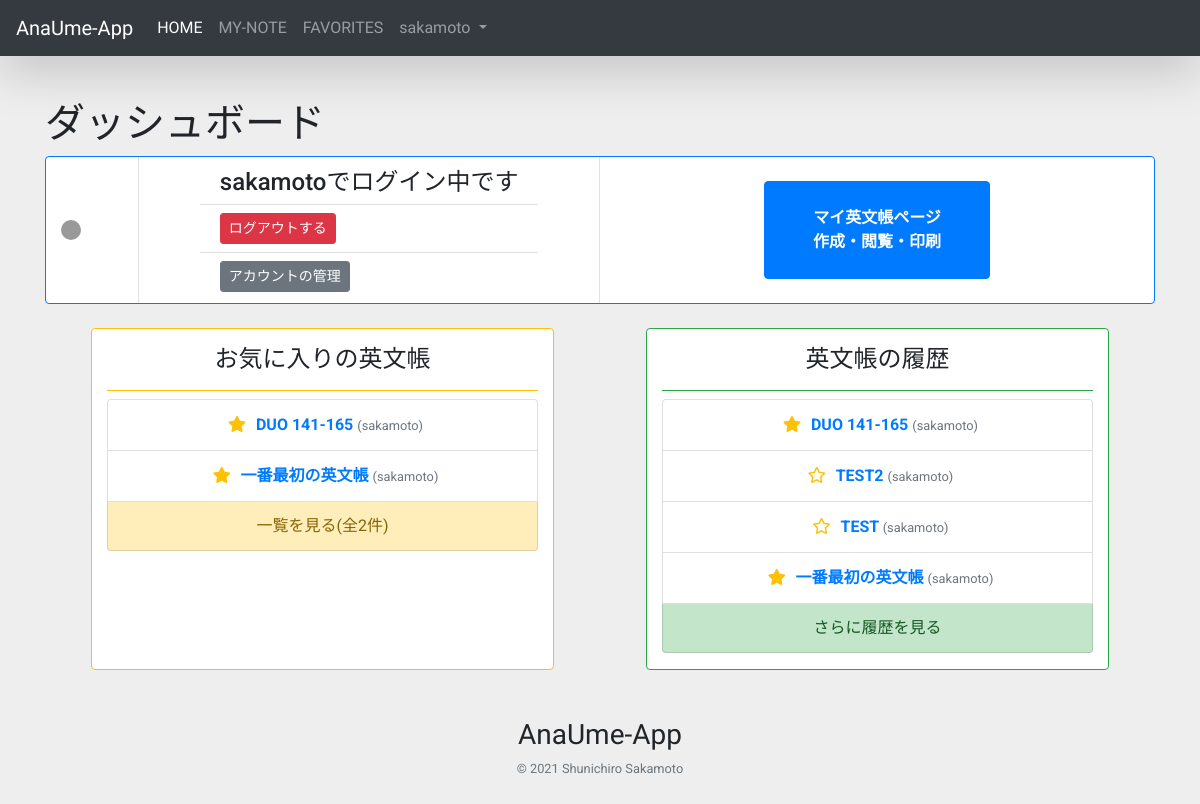
The app's page / (signed in), older data.
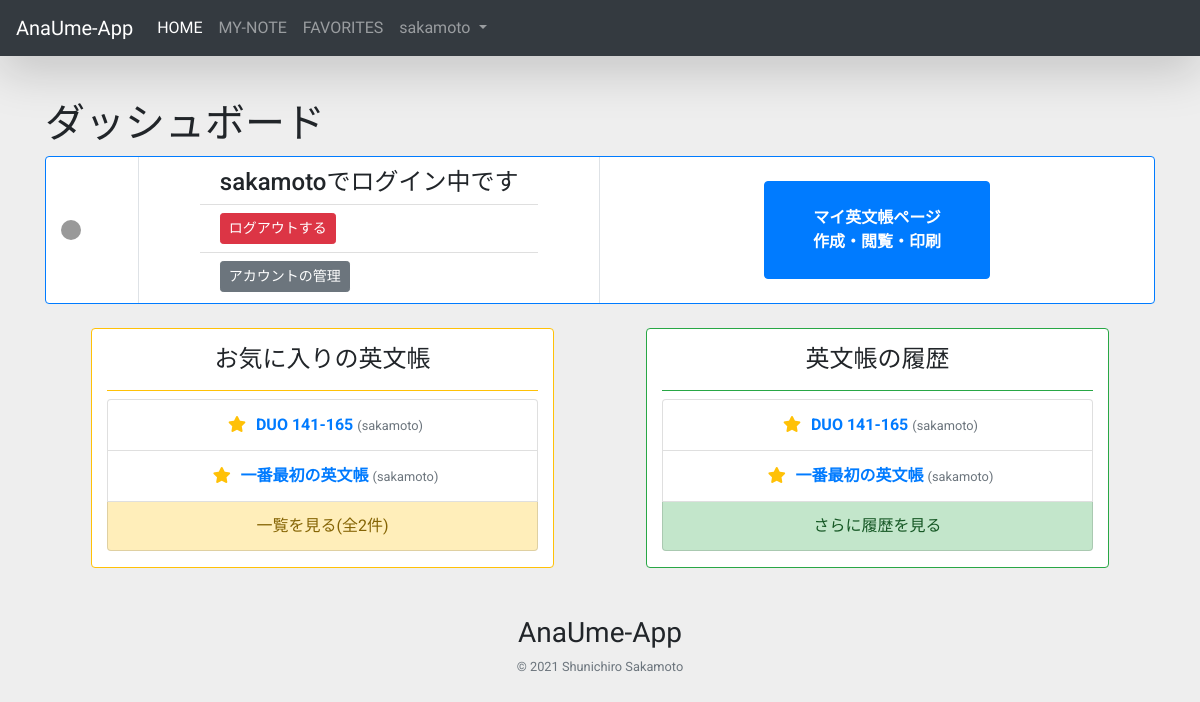
The same page, newer data.
### main/models.py (models this page shows)
class Fav(models.Model):
    user = models.ForeignKey(User, on_delete=models.CASCADE)
    note = models.ForeignKey(Note, on_delete=models.CASCADE)
    created_at = models.DateTimeField('作成日時', auto_now_add=True)

class Note(models.Model):
    user = models.ForeignKey(User, on_delete=models.SET_NULL, null=True)
    title = models.CharField('題名', max_length=20)

class NoteLog(models.Model):
    user = models.ForeignKey(User, on_delete=models.CASCADE)
    note = models.ForeignKey(Note, on_delete=models.CASCADE)
    created_at = models.DateTimeField('作成日時', auto_now_add=True)

### main/views.py (the view)
# urls.py: path('', views.index, name='index'),
def index(request):
    if request.user.is_authenticated:
        data = {
            'fav_notes': Fav.objects.filter(user=request.user).order_by('-created_at')[:5],
            'fav_all': len(Fav.objects.filter(user=request.user)),
            'logs': NoteLog.objects.filter(user=request.user).order_by('-created_at')[:5],
        }
        return render(request, 'main/dashboard.html', data)
    else:
        return render(request, 'main/index.html')

### main/templatetags/note_to_fav.py (called while the page is built)
@register.simple_tag
def note_to_fav(user, note):
    if Fav.objects.filter(user=user, note=note).exists():
        return 'fas'
    else:
        return 'far'

### templates/main/dashboard.html (shortened to what the changed rows need)
{% extends "base.html" %}
{% load i18n static %}
{% load note_to_fav %}
{% block content %}
    <h1>ダッシュボード</h1>
    <div class="row w-100 mx-auto d-flex justify-content-around">
        <div class="col-md-5 bg-white border border-warning rounded text-center mt-4">
            <ul class="list-group mb-3">
                {% for fav_note in fav_notes %}
                    <li class="list-group-item">
                        <button class="btn-fav border-0" formaction="{% url 'main:fav_note' note_id=fav_note.note.id %}">
                            <i class="fas fa-star"></i>
                        </button>
                        <a href="{% url 'main:note' fav_note.note.id %}"
                           class="font-weight-bold">{{ fav_note.note.title }} </a>
                        <small class="text-muted">({{ fav_note.note.user.username }})</small>
                    </li>
                {% endfor %}
            </ul>
        </div>
        <div class="col-md-5 bg-white border border-success rounded text-center mt-4">
            <ul class="list-group mb-3">
                {% if logs|length == 0 %}
                    <li class="list-group-item list-group-item-success">履歴なし</li>
                {% else %}
                    {% for log in logs %}
                        <li class="list-group-item">
                            <button class="btn-fav border-0" formaction="{% url 'main:fav_note' note_id=log.note.id %}">
                                <i class="{% note_to_fav user log.note %} fa-star"></i>
                            </button>
                            <a href="{% url 'main:note' log.note.id %}"
                               class="font-weight-bold">{{ log.note.title }} </a>
                            <small class="text-muted">({{ log.note.user.username }})</small>
                        </li>
                    {% endfor %}
                {% endif %}
            </ul>
        </div>
    </div>
{% endblock content %}

Row changes from the older to the newer data that the page shows:
removed NoteLog: note "TEST2", note.user.username "sakamoto"
removed NoteLog: note "TEST", note.user.username "sakamoto"
